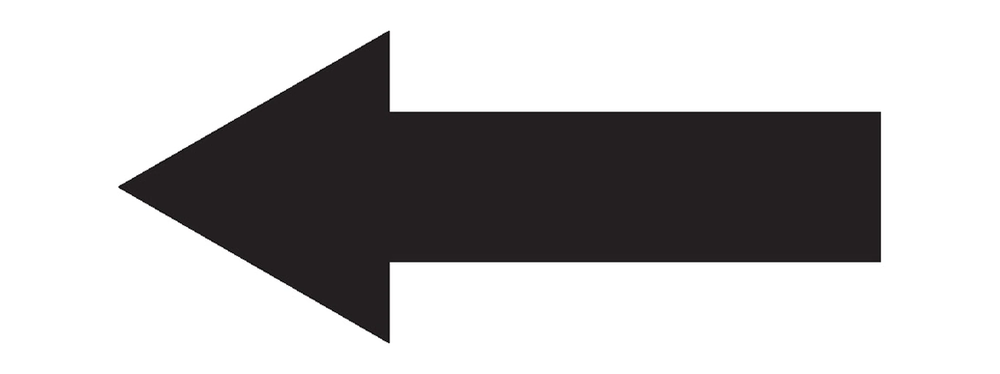
#> input picture sample_images/arrows/arrow2_left.png, 1000 x 374 px, shrunk from 2000 x 749 before the run, found by its file name
$ python 'arrow detection.py'
#> lines starting #> are read from the running program, lines starting #| are printed output that depends on the picture; after the words box and inside, x2 and y2 are one past the last pixel; in counts of white or black regions, pixels touching at a corner belong together
import numpy as np
import cv2

path = '/home/celeritas/PycharmProjects/opencv/sample_images/arrows/arrow2_left.png'
gray = cv2.imread(path, 0)
#> gray: shape (374, 1000); min 0, max 255, mean 185.3
print(gray)
#> (printed output is left out)

# global thresholding
ret1, thresholding1 = cv2.threshold(gray, 127, 255, cv2.THRESH_BINARY)
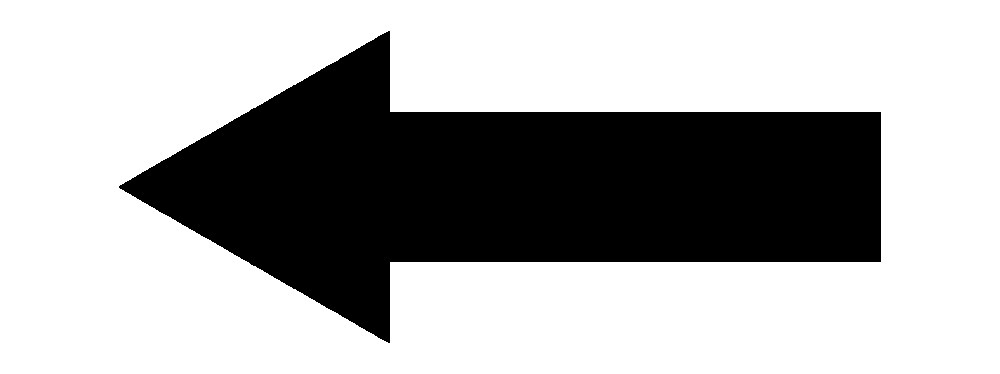
#> thresholding1: shape (374, 1000); 68.9% white; 1 black region, box (x1, y1, x2, y2) and area: (119, 31, 881, 343) 116445

# Otsu's thresholding
ret2, thresholding2 = cv2.threshold(gray, 0, 255, cv2.THRESH_OTSU + cv2.THRESH_BINARY)
#> thresholding2: shape (374, 1000); 68.9% white; 1 black region, box (x1, y1, x2, y2) and area: (118, 31, 881, 343) 116500
#> ret2 = 143
# Otsu's thresholding after gussian filter
Gussian_gray = cv2.GaussianBlur(gray, (5, 5), 0)
ret3, thresholding3 = cv2.threshold(Gussian_gray, 0, 255, cv2.THRESH_OTSU + cv2.THRESH_BINARY)
#> thresholding3: shape (374, 1000); 68.8% white; 1 black region, box (x1, y1, x2, y2) and area: (119, 31, 881, 343) 116543
#> ret3 = 143

#morphological transform
kernel = np.ones((5,5),np.uint8)

image = cv2.morphologyEx(thresholding3,cv2.MORPH_OPEN,kernel)
# Display the resulting frame
# cv2.imshow('grayscale', gray)
# cv2.imshow('binary', thresholding1)
# cv2.imshow('Otsu+binary', thresholding2)
cv2.imshow('Gussian + Otsu+binary', thresholding3)
cv2.imshow('morphological', image)


cv2.waitKey(0)
cv2.destroyAllWindows()

$ run again, with sample_images/arrows/arrow2_right.png copied over sample_images/arrows/arrow2_left.png
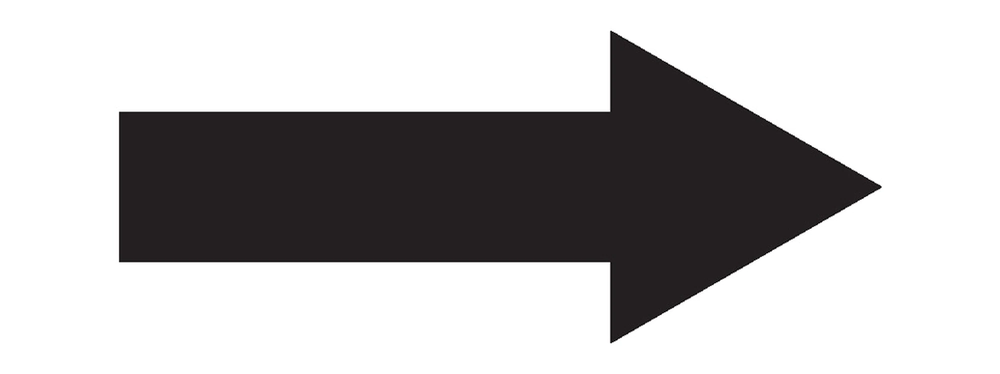
#> input picture sample_images/arrows/arrow2_right.png, 1000 x 374 px, shrunk from 2000 x 749 before the run, found by its file name
#> (printed output is left out)
#> `ret1, thresholding1 = cv2.threshold(gray, 127, 255, cv2.THRESH_BINARY)`:
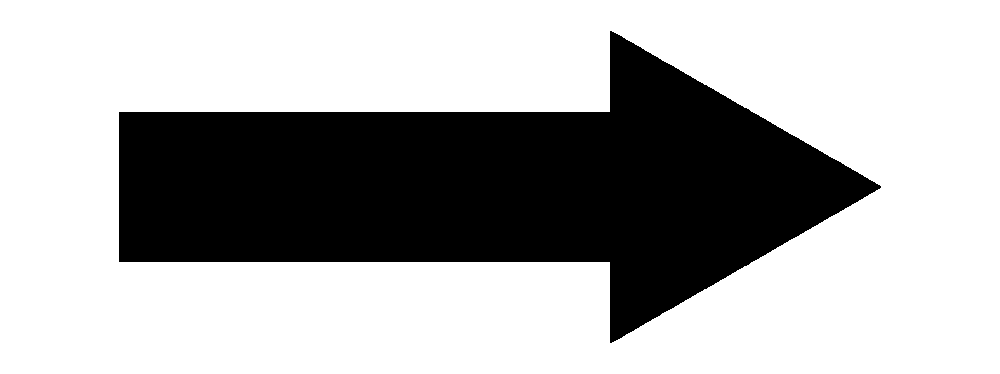
#> thresholding1: shape (374, 1000); 68.9% white; 1 black region, box (x1, y1, x2, y2) and area: (119, 31, 881, 343) 116445
#> thresholding2: shape (374, 1000); 68.9% white; 1 black region, box (x1, y1, x2, y2) and area: (119, 31, 882, 343) 116500
#> ret2 = 143
#> thresholding3: shape (374, 1000); 68.8% white; 1 black region, box (x1, y1, x2, y2) and area: (119, 31, 881, 343) 116543

$ run again, with sample_images/arrows/right_arrow.png copied over sample_images/arrows/arrow2_left.png
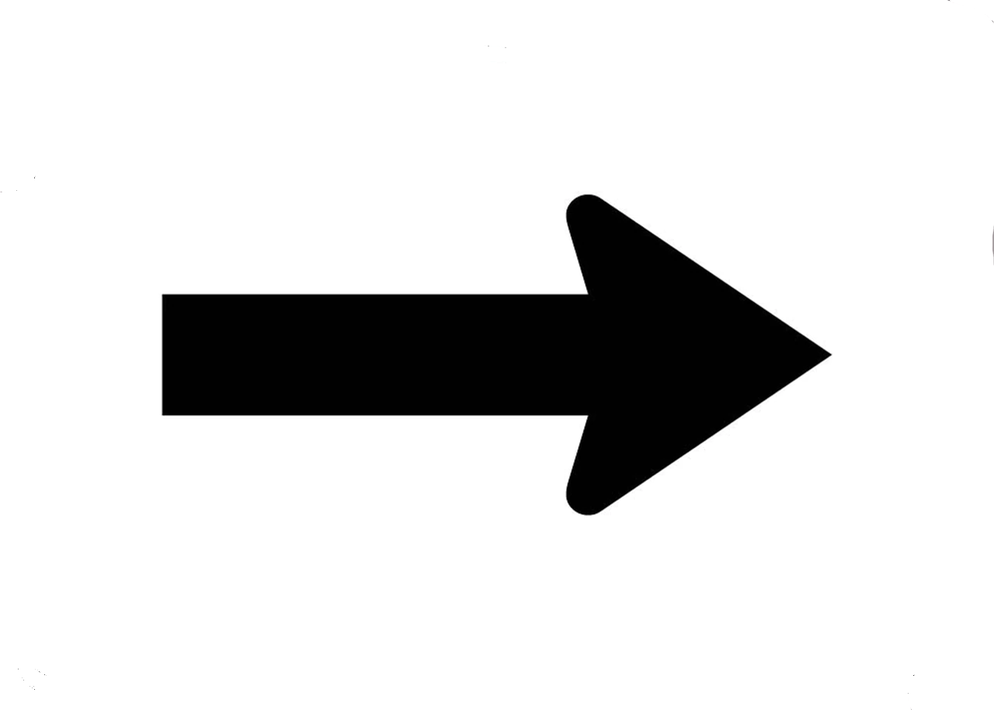
#> input picture sample_images/arrows/right_arrow.png, 994 x 710 px, shrunk from 1280 x 915 before the run, found by its file name
#> (printed output is left out)
#> `ret1, thresholding1 = cv2.threshold(gray, 127, 255, cv2.THRESH_BINARY)`:
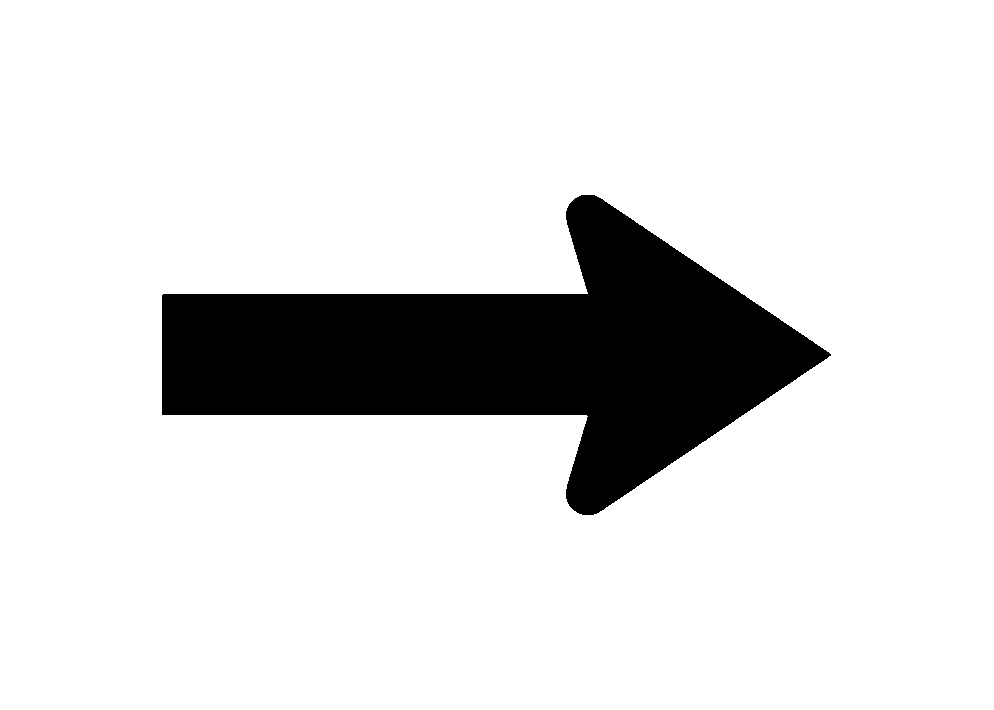
#> thresholding1: shape (710, 994); 86.6% white; 1 black region, box (x1, y1, x2, y2) and area: (162, 195, 831, 515) 94364
#> thresholding2: shape (710, 994); 86.6% white; 1 black region, box (x1, y1, x2, y2) and area: (162, 195, 831, 515) 94369
#> ret2 = 128
#> image: shape (710, 994); 86.6% white; 1 black region, box (x1, y1, x2, y2) and area: (162, 195, 831, 515) 94370
